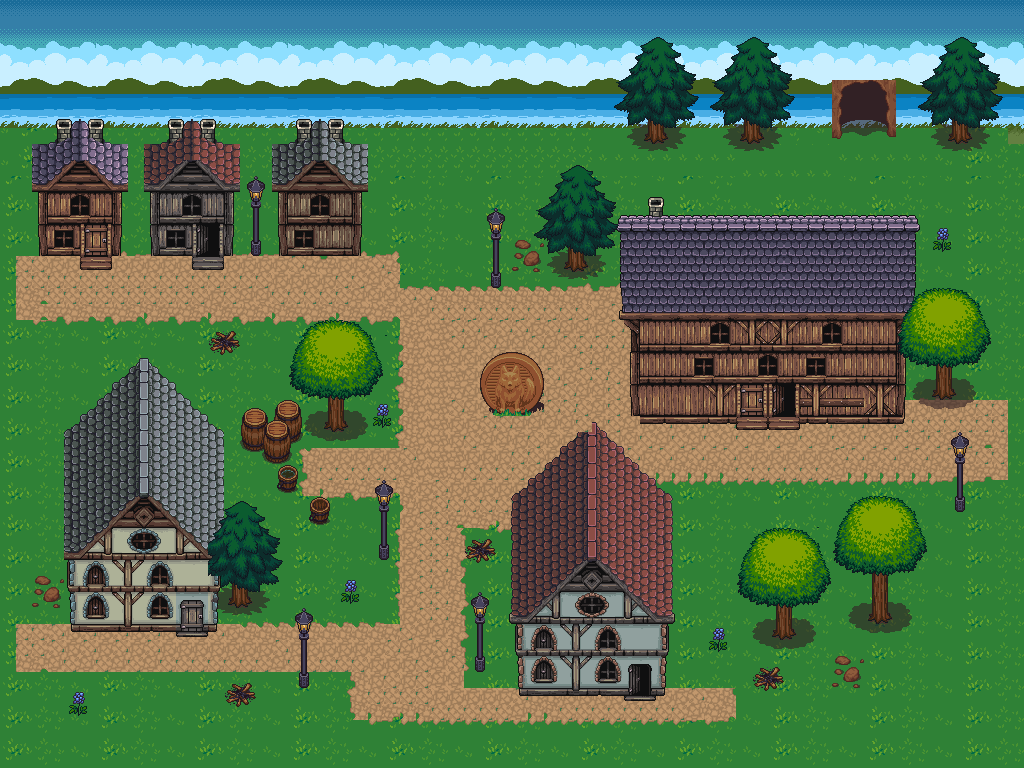

This game map was drawn from its Tiled (.tmx) file and the tilesets committed beside it. A one-line description and the trimmed map source follow:
An orthogonal 64x48 tile map with 16x16 px tiles, 8 tile layers (grass, path, background, fire, ...), 8 tilesets and 62 objects (43x collision, 7x spawn_point, player, enter_medium_house, spawn_exit_medium_house, ...).

<map version="1.8" tiledversion="1.8.0" orientation="orthogonal" renderorder="right-down" width="64" height="48" tilewidth="16" tileheight="16" infinite="0" nextlayerid="32" nextobjectid="109">
 <tileset firstgid="1" source="tsx/insideH.tsx" />
 <tileset firstgid="726" source="tsx/dayBG.tsx" />
 <tileset firstgid="946" source="tsx/NatureTS2.tsx" />
 <tileset firstgid="1666" source="tsx/Outside_A5.tsx" />
 <tileset firstgid="2178" source="tsx/Outside_B.tsx" />
 <tileset firstgid="3202" source="tsx/houses.tsx" />
 <tileset firstgid="7298" source="tsx/fire.tsx" />
 <tileset firstgid="8066" source="tsx/allBG.tsx" />
 <objectgroup id="11" name="player">
  <object id="5" name="player" x="452.564" y="446.154">
   <point />
  </object>
 </objectgroup>
 <objectgroup id="23" name="enter_mediumH">
  <object id="77" name="enter_medium_house" x="624.188" y="656.667" width="31.8885" height="56.6907" />
  <object id="80" name="spawn_exit_medium_house" x="722.101" y="703.549">
   <point />
  </object>
 </objectgroup>
 <objectgroup id="27" name="enter_bigH">
  <object id="86" name="enter_big_house" x="772" y="382" width="28" height="54" />
  <object id="87" name="spawn_exit_big_house" x="850" y="455">
   <point />
  </object>
 </objectgroup>
 <objectgroup id="29" name="SPAWNS">
  <object id="89" type="spawn_point" x="66.7277" y="350.648">
   <point />
  </object>
  <object id="90" type="spawn_point" x="433.076" y="278.686">
   <point />
  </object>
  <object id="104" type="spawn_point" x="709.211" y="186.842">
   <point />
  </object>
  <object id="105" type="spawn_point" x="393.421" y="702.632">
   <point />
  </object>
  <object id="106" type="spawn_point" x="950" y="657.895">
   <point />
  </object>
  <object id="107" type="spawn_point" x="727.632" y="509.211">
   <point />
  </object>
  <object id="108" type="spawn_point" x="156.579" y="693.421">
   <point />
  </object>
 </objectgroup>
 <objectgroup id="31" name="enter_forestD">
  <object id="100" name="enter_forest_day" x="845.218" y="111.213" width="36.6348" height="34.0181" />
  <object id="102" name="spawn_exit_forest_day" x="863.535" y="183.174">
   <point />
  </object>
 </objectgroup>
 <objectgroup id="26" name="enter_smallH">
  <object id="82" name="enter_small_house" x="193.097" y="218.609" width="31.5158" height="58.029" />
  <object id="85" name="spawn_exit_small_house" x="168" y="303">
   <point />
  </object>
 </objectgroup>
 <objectgroup id="22" name="collisions">
  <object id="31" name="a" type="collision" x="39.5984" y="208.792" width="80.7968" height="46.3981" />
  <object id="32" name="b" type="collision" x="151.994" y="209.192" width="80.7968" height="45.9982" />
  <object id="33" name="c" type="collision" x="279.321" y="211.251" width="81.3708" height="43.815" />
  <object id="34" name="d" type="collision" x="632.971" y="345.826" width="270.714" height="76.6763" />
  <object id="35" name="e" type="collision" x="520.304" y="653.314" width="143.964" height="40.6854" />
  <object id="36" name="f" type="collision" x="71.1994" y="589.938" width="145.529" height="40.6854" />
  <object id="37" name="l" type="collision" x="492.137" y="273.844" width="8.60653" height="14.0834" />
  <object id="38" name="l" type="collision" x="251.936" y="240.983" width="8.60653" height="14.0834" />
  <object id="40" x="381.034" y="546.906" width="7.82411" height="13.301" />
  <object id="42" name="i" type="collision" x="379.475" y="545.959" width="9.7702" height="13.6783" />
  <object id="43" name="i" type="collision" x="476.004" y="657.73" width="8.59778" height="14.0691" />
  <object id="44" name="i" type="collision" x="299.359" y="673.363" width="9.7702" height="14.8507" />
  <object id="45" name="f" type="collision" x="344.58" y="581.858" width="12.7212" height="22.1239" />
  <object id="46" name="f" type="collision" x="378.319" y="405.42" width="11.615" height="21.5708" />
  <object id="47" name="f" type="collision" x="466.261" y="539.823" width="28.208" height="22.1239" />
  <object id="48" name="f" type="collision" x="227.876" y="684.181" width="27.1018" height="21.5708" />
  <object id="49" name="f" type="collision" x="73.5619" y="693.584" width="11.615" height="24.3363" />
  <object id="50" name="r" type="collision" x="32.6327" y="576.881" width="30.9735" height="32.0796" />
  <object id="51" name="a" type="collision" x="232.854" y="583.518" width="17.6991" height="23.2301" />
  <object id="52" name="a" type="collision" x="329.093" y="398.783" width="15.4867" height="32.0796" />
  <object id="53" x="242.81" y="411.504" width="34.8451" height="29.8673" />
  <object id="54" name="t" type="collision" x="244.469" y="402.102" width="56.969" height="59.1814" />
  <object id="55" name="s" type="collision" x="278.208" y="469.027" width="19.3584" height="22.1239" />
  <object id="56" name="s" type="collision" x="310.288" y="497.788" width="19.3584" height="26.5487" />
  <object id="57" name="f" type="collision" x="211.283" y="330.752" width="27.1018" height="22.677" />
  <object id="58" name="r" type="collision" x="512.721" y="241.15" width="30.9735" height="30.4204" />
  <object id="59" name="Z" type="collision" x="485.066" y="400.442" width="53.6504" height="15.4867" />
  <object id="60" name="a" type="collision" x="567.642" y="250.457" width="17.3675" height="18.2815" />
  <object id="61" name="a" type="collision" x="935.101" y="368.373" width="18.2815" height="28.3364" />
  <object id="62" name="a" type="collision" x="873.857" y="599.634" width="14.6252" height="23.766" />
  <object id="63" name="a" type="collision" x="776.051" y="610.603" width="16.4534" height="25.5941" />
  <object id="64" name="f" type="collision" x="713.894" y="631.627" width="10.9689" height="19.1956" />
  <object id="65" name="f" type="collision" x="757.77" y="670.018" width="24.6801" height="19.1956" />
  <object id="66" name="r" type="collision" x="832.724" y="657.221" width="32.9068" height="32.9068" />
  <object id="67" name="f" type="collision" x="937.843" y="229.433" width="10.0548" height="18.2815" />
  <object id="68" name="l" type="collision" x="956.124" y="497.258" width="8.22669" height="12.7971" />
  <object id="76" x="-28.5029" y="112.511" />
  <object id="91" name="m" type="collision" x="1.30839" y="2.61677" width="1021.85" height="122.988" />
  <object id="92" name="m" type="collision" x="1015.31" y="125.605" width="10.4671" height="642.418" />
  <object id="93" name="m" type="collision" x="0" y="95.5122" width="7.85032" height="671.202" />
  <object id="94" name="m" type="collision" x="0" y="753.631" width="1029.7" height="11.7755" />
  <object id="95" name="m" type="collision" x="639.801" y="121.68" width="41.8684" height="30.0929" />
  <object id="96" name="m" type="collision" x="739.239" y="124.297" width="35.3264" height="27.4761" />
  </objectgroup>
 <layer id="10" name="grass" width="64" height="48">
  <data>[3072 cells, 3072 non-empty, 12 distinct tile ids]</data>
 </layer>
 <layer id="8" name="path" width="64" height="48">
  <data>[3072 cells, 759 non-empty, 37 distinct tile ids]</data>
 </layer>
 <layer id="2" name="background" width="64" height="48">
  <data>[3072 cells, 0 non-empty, 0 distinct tile ids]</data>
 </layer>
 <layer id="18" name="fire" width="64" height="48">
  <data>[3072 cells, 24 non-empty, 6 distinct tile ids]</data>
 </layer>
 <layer id="4" name="houses" width="64" height="48">
  <data>[3072 cells, 795 non-empty, 664 distinct tile ids]</data>
 </layer>
 <layer id="3" name="sky" width="64" height="48">
  <data>[3072 cells, 713 non-empty, 59 distinct tile ids]</data>
 </layer>
 <layer id="17" name="nature" width="64" height="48">
  <data>[3072 cells, 579 non-empty, 224 distinct tile ids]</data>
 </layer>
 <layer id="25" name="top" width="64" height="48">
  <data>[3072 cells, 819 non-empty, 589 distinct tile ids]</data>
 </layer>
</map>
<!-- 3 of 62 objects omitted -->
